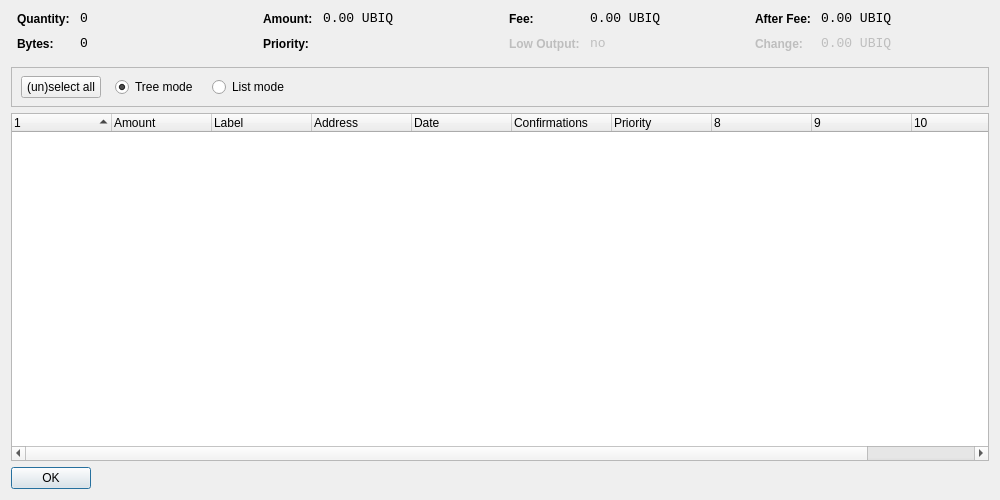
<?xml version="1.0" encoding="UTF-8"?>
<ui version="4.0">
 <class>CoinControlDialog</class>
 <widget class="QDialog" name="CoinControlDialog">
  <property name="geometry">
   <rect>
    <x>0</x>
    <y>0</y>
    <width>1000</width>
    <height>500</height>
   </rect>
  </property>
  <property name="windowTitle">
   <string>Coin Control</string>
  </property>
  <layout class="QVBoxLayout" name="verticalLayout">
   <item>
    <layout class="QHBoxLayout" name="horizontalLayoutTop" stretch="0,0,0,0">
     <property name="topMargin">
      <number>0</number>
     </property>
     <property name="bottomMargin">
      <number>10</number>
     </property>
     <item>
      <layout class="QFormLayout" name="formLayoutCoinControl1">
       <property name="horizontalSpacing">
        <number>10</number>
       </property>
       <property name="verticalSpacing">
        <number>10</number>
       </property>
       <property name="leftMargin">
        <number>6</number>
       </property>
       <property name="rightMargin">
        <number>6</number>
       </property>
       <item row="0" column="0">
        <widget class="QLabel" name="labelCoinControlQuantityText">
         <property name="styleSheet">
          <string notr="true">font-weight:bold;</string>
         </property>
         <property name="text">
          <string>Quantity:</string>
         </property>
        </widget>
       </item>
       <item row="0" column="1">
        <widget class="QLabel" name="labelCoinControlQuantity">
         <property name="font">
          <font>
           <family>Monospace</family>
           <pointsize>10</pointsize>
          </font>
         </property>
         <property name="cursor">
          <cursorShape>IBeamCursor</cursorShape>
         </property>
         <property name="contextMenuPolicy">
          <enum>Qt::ActionsContextMenu</enum>
         </property>
         <property name="text">
          <string notr="true">0</string>
         </property>
         <property name="textInteractionFlags">
          <set>Qt::LinksAccessibleByMouse|Qt::TextSelectableByKeyboard|Qt::TextSelectableByMouse</set>
         </property>
        </widget>
       </item>
       <item row="1" column="0">
        <widget class="QLabel" name="labelCoinControlBytesText">
         <property name="styleSheet">
          <string notr="true">font-weight:bold;</string>
         </property>
         <property name="text">
          <string>Bytes:</string>
         </property>
        </widget>
       </item>
       <item row="1" column="1">
        <widget class="QLabel" name="labelCoinControlBytes">
         <property name="font">
          <font>
           <family>Monospace</family>
           <pointsize>10</pointsize>
          </font>
         </property>
         <property name="cursor">
          <cursorShape>IBeamCursor</cursorShape>
         </property>
         <property name="contextMenuPolicy">
          <enum>Qt::ActionsContextMenu</enum>
         </property>
         <property name="text">
          <string notr="true">0</string>
         </property>
         <property name="textInteractionFlags">
          <set>Qt::LinksAccessibleByMouse|Qt::TextSelectableByKeyboard|Qt::TextSelectableByMouse</set>
         </property>
        </widget>
       </item>
      </layout>
     </item>
     <item>
      <layout class="QFormLayout" name="formLayoutCoinControl2">
       <property name="horizontalSpacing">
        <number>10</number>
       </property>
       <property name="verticalSpacing">
        <number>10</number>
       </property>
       <property name="leftMargin">
        <number>6</number>
       </property>
       <property name="rightMargin">
        <number>6</number>
       </property>
       <item row="0" column="0">
        <widget class="QLabel" name="labelCoinControlAmountText">
         <property name="styleSheet">
          <string notr="true">font-weight:bold;</string>
         </property>
         <property name="text">
          <string>Amount:</string>
         </property>
        </widget>
       </item>
       <item row="0" column="1">
        <widget class="QLabel" name="labelCoinControlAmount">
         <property name="font">
          <font>
           <family>Monospace</family>
           <pointsize>10</pointsize>
          </font>
         </property>
         <property name="cursor">
          <cursorShape>IBeamCursor</cursorShape>
         </property>
         <property name="contextMenuPolicy">
          <enum>Qt::ActionsContextMenu</enum>
         </property>
         <property name="text">
          <string notr="true">0.00 UBIQ</string>
         </property>
         <property name="textInteractionFlags">
          <set>Qt::LinksAccessibleByMouse|Qt::TextSelectableByKeyboard|Qt::TextSelectableByMouse</set>
         </property>
        </widget>
       </item>
       <item row="1" column="0">
        <widget class="QLabel" name="labelCoinControlPriorityText">
         <property name="styleSheet">
          <string notr="true">font-weight:bold;</string>
         </property>
         <property name="text">
          <string>Priority:</string>
         </property>
        </widget>
       </item>
       <item row="1" column="1">
        <widget class="QLabel" name="labelCoinControlPriority">
         <property name="font">
          <font>
           <family>Monospace</family>
           <pointsize>10</pointsize>
          </font>
         </property>
         <property name="cursor">
          <cursorShape>IBeamCursor</cursorShape>
         </property>
         <property name="contextMenuPolicy">
          <enum>Qt::ActionsContextMenu</enum>
         </property>
         <property name="text">
          <string/>
         </property>
         <property name="textInteractionFlags">
          <set>Qt::LinksAccessibleByMouse|Qt::TextSelectableByKeyboard|Qt::TextSelectableByMouse</set>
         </property>
        </widget>
       </item>
      </layout>
     </item>
     <item>
      <layout class="QFormLayout" name="formLayoutCoinControl3">
       <property name="horizontalSpacing">
        <number>10</number>
       </property>
       <property name="verticalSpacing">
        <number>10</number>
       </property>
       <property name="leftMargin">
        <number>6</number>
       </property>
       <property name="rightMargin">
        <number>6</number>
       </property>
       <item row="0" column="0">
        <widget class="QLabel" name="labelCoinControlFeeText">
         <property name="styleSheet">
          <string notr="true">font-weight:bold;</string>
         </property>
         <property name="text">
          <string>Fee:</string>
         </property>
        </widget>
       </item>
       <item row="0" column="1">
        <widget class="QLabel" name="labelCoinControlFee">
         <property name="font">
          <font>
           <family>Monospace</family>
           <pointsize>10</pointsize>
          </font>
         </property>
         <property name="cursor">
          <cursorShape>IBeamCursor</cursorShape>
         </property>
         <property name="contextMenuPolicy">
          <enum>Qt::ActionsContextMenu</enum>
         </property>
         <property name="text">
          <string notr="true">0.00 UBIQ</string>
         </property>
         <property name="textInteractionFlags">
          <set>Qt::LinksAccessibleByMouse|Qt::TextSelectableByKeyboard|Qt::TextSelectableByMouse</set>
         </property>
        </widget>
       </item>
       <item row="1" column="0">
        <widget class="QLabel" name="labelCoinControlLowOutputText">
         <property name="enabled">
          <bool>false</bool>
         </property>
         <property name="styleSheet">
          <string notr="true">font-weight:bold;</string>
         </property>
         <property name="text">
          <string>Low Output:</string>
         </property>
        </widget>
       </item>
       <item row="1" column="1">
        <widget class="QLabel" name="labelCoinControlLowOutput">
         <property name="enabled">
          <bool>false</bool>
         </property>
         <property name="font">
          <font>
           <family>Monospace</family>
           <pointsize>10</pointsize>
          </font>
         </property>
         <property name="cursor">
          <cursorShape>IBeamCursor</cursorShape>
         </property>
         <property name="contextMenuPolicy">
          <enum>Qt::ActionsContextMenu</enum>
         </property>
         <property name="text">
          <string notr="true">no</string>
         </property>
         <property name="textInteractionFlags">
          <set>Qt::LinksAccessibleByMouse|Qt::TextSelectableByKeyboard|Qt::TextSelectableByMouse</set>
         </property>
        </widget>
       </item>
      </layout>
     </item>
     <item>
      <layout class="QFormLayout" name="formLayoutCoinControl4">
       <property name="horizontalSpacing">
        <number>10</number>
       </property>
       <property name="verticalSpacing">
        <number>10</number>
       </property>
       <property name="leftMargin">
        <number>6</number>
       </property>
       <property name="rightMargin">
        <number>6</number>
       </property>
       <item row="0" column="0">
        <widget class="QLabel" name="labelCoinControlAfterFeeText">
         <property name="styleSheet">
          <string notr="true">font-weight:bold;</string>
         </property>
         <property name="text">
          <string>After Fee:</string>
         </property>
        </widget>
       </item>
       <item row="0" column="1">
        <widget class="QLabel" name="labelCoinControlAfterFee">
         <property name="font">
          <font>
           <family>Monospace</family>
           <pointsize>10</pointsize>
          </font>
         </property>
         <property name="cursor">
          <cursorShape>IBeamCursor</cursorShape>
         </property>
         <property name="contextMenuPolicy">
          <enum>Qt::ActionsContextMenu</enum>
         </property>
         <property name="text">
          <string notr="true">0.00 UBIQ</string>
         </property>
         <property name="textInteractionFlags">
          <set>Qt::LinksAccessibleByMouse|Qt::TextSelectableByKeyboard|Qt::TextSelectableByMouse</set>
         </property>
        </widget>
       </item>
       <item row="1" column="0">
        <widget class="QLabel" name="labelCoinControlChangeText">
         <property name="enabled">
          <bool>false</bool>
         </property>
         <property name="styleSheet">
          <string notr="true">font-weight:bold;</string>
         </property>
         <property name="text">
          <string>Change:</string>
         </property>
        </widget>
       </item>
       <item row="1" column="1">
        <widget class="QLabel" name="labelCoinControlChange">
         <property name="enabled">
          <bool>false</bool>
         </property>
         <property name="font">
          <font>
           <family>Monospace</family>
           <pointsize>10</pointsize>
          </font>
         </property>
         <property name="cursor">
          <cursorShape>IBeamCursor</cursorShape>
         </property>
         <property name="contextMenuPolicy">
          <enum>Qt::ActionsContextMenu</enum>
         </property>
         <property name="text">
          <string notr="true">0.00 UBIQ</string>
         </property>
         <property name="textInteractionFlags">
          <set>Qt::LinksAccessibleByMouse|Qt::TextSelectableByKeyboard|Qt::TextSelectableByMouse</set>
         </property>
        </widget>
       </item>
      </layout>
     </item>
    </layout>
   </item>
   <item>
    <widget class="QFrame" name="frame">
     <property name="minimumSize">
      <size>
       <width>0</width>
       <height>40</height>
      </size>
     </property>
     <property name="frameShape">
      <enum>QFrame::StyledPanel</enum>
     </property>
     <property name="frameShadow">
      <enum>QFrame::Sunken</enum>
     </property>
     <widget class="QWidget" name="horizontalLayoutWidget">
      <property name="geometry">
       <rect>
        <x>10</x>
        <y>0</y>
        <width>781</width>
        <height>41</height>
       </rect>
      </property>
      <layout class="QHBoxLayout" name="horizontalLayoutPanel" stretch="0,0,0,0,0">
       <property name="spacing">
        <number>14</number>
       </property>
       <item>
        <widget class="QPushButton" name="pushButtonSelectAll">
         <property name="sizePolicy">
          <sizepolicy hsizetype="Maximum" vsizetype="Fixed">
           <horstretch>0</horstretch>
           <verstretch>0</verstretch>
          </sizepolicy>
         </property>
         <property name="text">
          <string>(un)select all</string>
         </property>
        </widget>
       </item>
       <item>
        <widget class="QRadioButton" name="radioTreeMode">
         <property name="sizePolicy">
          <sizepolicy hsizetype="Maximum" vsizetype="Fixed">
           <horstretch>0</horstretch>
           <verstretch>0</verstretch>
          </sizepolicy>
         </property>
         <property name="text">
          <string>Tree mode</string>
         </property>
         <property name="checked">
          <bool>true</bool>
         </property>
        </widget>
       </item>
       <item>
        <widget class="QRadioButton" name="radioListMode">
         <property name="sizePolicy">
          <sizepolicy hsizetype="Maximum" vsizetype="Fixed">
           <horstretch>0</horstretch>
           <verstretch>0</verstretch>
          </sizepolicy>
         </property>
         <property name="text">
          <string>List mode</string>
         </property>
        </widget>
       </item>
       <item>
        <spacer name="horizontalSpacer">
         <property name="orientation">
          <enum>Qt::Horizontal</enum>
         </property>
         <property name="sizeHint" stdset="0">
          <size>
           <width>40</width>
           <height>20</height>
          </size>
         </property>
        </spacer>
       </item>
      </layout>
     </widget>
    </widget>
   </item>
   <item>
    <widget class="CoinControlTreeWidget" name="treeWidget">
     <property name="contextMenuPolicy">
      <enum>Qt::CustomContextMenu</enum>
     </property>
     <property name="sortingEnabled">
      <bool>false</bool>
     </property>
     <property name="columnCount">
      <number>11</number>
     </property>
     <attribute name="headerShowSortIndicator" stdset="0">
      <bool>true</bool>
     </attribute>
     <attribute name="headerStretchLastSection">
      <bool>false</bool>
     </attribute>
     <column>
      <property name="text">
       <string/>
      </property>
     </column>
     <column>
      <property name="text">
       <string>Amount</string>
      </property>
     </column>
     <column>
      <property name="text">
       <string>Label</string>
      </property>
     </column>
     <column>
      <property name="text">
       <string>Address</string>
      </property>
     </column>
     <column>
      <property name="text">
       <string>Date</string>
      </property>
     </column>
     <column>
      <property name="text">
       <string>Confirmations</string>
      </property>
      <property name="toolTip">
       <string>Confirmed</string>
      </property>
     </column>
     <column>
      <property name="text">
       <string>Priority</string>
      </property>
     </column>
     <column>
      <property name="text">
       <string/>
      </property>
     </column>
     <column>
      <property name="text">
       <string/>
      </property>
     </column>
     <column>
      <property name="text">
       <string/>
      </property>
     </column>
     <column>
      <property name="text">
       <string/>
      </property>
     </column>
    </widget>
   </item>
   <item>
    <widget class="QDialogButtonBox" name="buttonBox">
     <property name="sizePolicy">
      <sizepolicy hsizetype="Maximum" vsizetype="Fixed">
       <horstretch>0</horstretch>
       <verstretch>0</verstretch>
      </sizepolicy>
     </property>
     <property name="orientation">
      <enum>Qt::Horizontal</enum>
     </property>
     <property name="standardButtons">
      <set>QDialogButtonBox::Ok</set>
     </property>
    </widget>
   </item>
  </layout>
 </widget>
 <customwidgets>
  <customwidget>
   <class>CoinControlTreeWidget</class>
   <extends>QTreeWidget</extends>
   <header>coincontroltreewidget.h</header>
  </customwidget>
 </customwidgets>
 <resources/>
 <connections/>
</ui>
